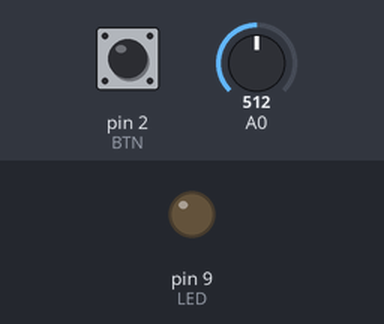
The sketch below on a simulated Arduino Uno, built with avr-gcc and run on an emulated ATmega328P. On the bench: output pins drawn as LEDs (lit = HIGH). Inputs (shaded band) come from the test bench; at power-on: A0 = 512, pin 2 (BTN) HIGH.

Above: at 1.2 s.
1.3 s: A0 set to 485
At 2.5 s:
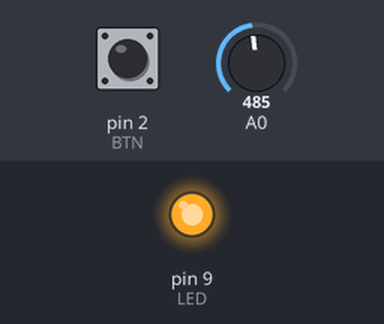
2.8 s: A0 set to 510
At 4.0 s:
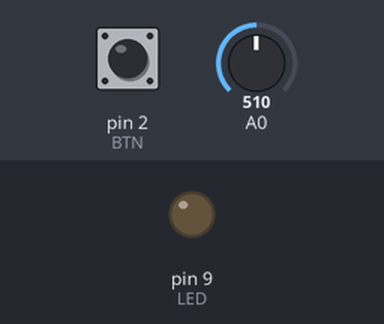
4.3 s: A0 set to 490
At 5.3 s:
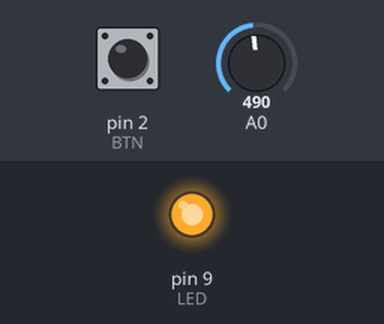
Timing chart, 0 to 7.3 s (numbered marks = the images above; inputs shaded):
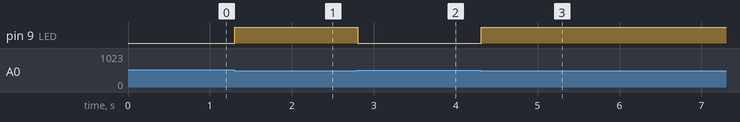

Measured:
- the behaviour switches between 500 and 499 on A0 (found by bisection; images 0 and 1)
- after the input at 1.3 s, pin 9 (LED): LOW → HIGH at once
- after the input at 2.8 s, pin 9 (LED): HIGH → LOW at once
- after the input at 4.3 s, pin 9 (LED): LOW → HIGH at once

The sketch:

Projeto_186_EEPROM_guarda_limiar_de_luz.ino
```cpp
// Projeto 186 - EEPROM guarda limiar de luz
// Arduino Uno | Arduino Neon Lab

#include <EEPROM.h>
const byte BTN=2,LED=9;
int limiar=500;bool ant=HIGH;
void setup(){pinMode(BTN,INPUT_PULLUP);pinMode(LED,OUTPUT);
 EEPROM.get(0,limiar);if(limiar<0||limiar>1023)limiar=500;}
void loop(){
 bool atual=digitalRead(BTN);
 if(ant==HIGH && atual==LOW){limiar=analogRead(A1);EEPROM.put(0,limiar);}
 ant=atual;digitalWrite(LED,analogRead(A0)<limiar);delay(50);
}
```
